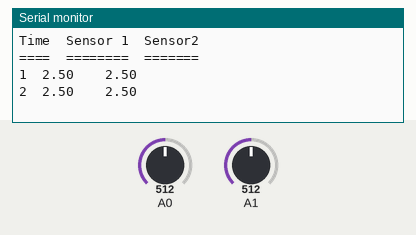
A sketch run on a simulated Arduino Uno, built with avr-gcc and run on an emulated ATmega328P. Shown: the last lines printed to the serial monitor. The test bench sets the inputs (shaded band); at power-on: A0 = 512, A1 = 512.

Above: at 2.8 s.
2.9 s: A0 set to 716
At 3.8 s:
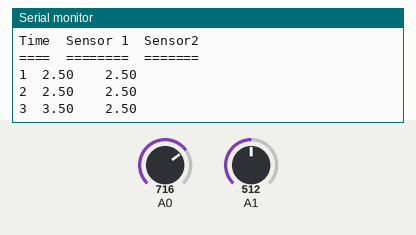
4.4 s: A1 set to 716
At 5.7 s:
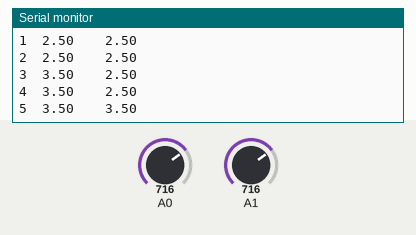
5.9 s: A0 set to 900
At 6.8 s:
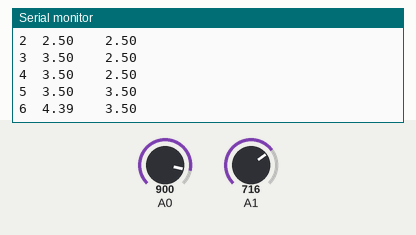
7.4 s: A1 set to 900
At 8.8 s:
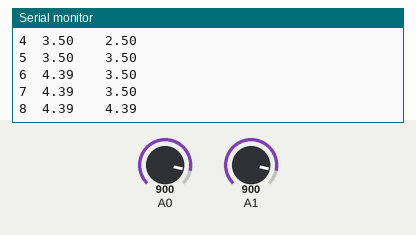
Timing chart, 0 to 9.9 s (numbered marks = the images above; inputs shaded):
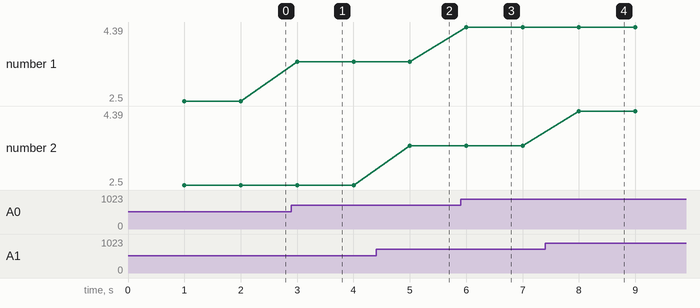

The sketch:

Turbidity_Test.ino
```cpp
/*
 * APSC 101 Example Sketch
 *
 * B. Frank, adapted from R. Smyk for APSC 101, 2024.07.16
 *
 * Simple example code for testing both Turbidity Sensors.
 * Original code from DFRobot: https://wiki.dfrobot.com/Turbidity_sensor_SKU__SEN0189
 *
 * !!! Must have the turbidity sensors connected on pin A0 and A1 as demonstrated in Arduino Instructions. !!!
 * !!! If you have turbidity sensors connected at different pins, you must replace those in code !!!
 *
 */
unsigned long currentMillis=0; // Stores the the current time
unsigned long previousMillis = 0; // Stores the last time the serial monitor was updated
const unsigned long interval = 1000;
int seconds = 0; // Counter for seconds

void setup() {
  Serial.begin(9600);  // Opens serial port and sets rate to 9600 bits per sec. This has to match number on serial monitor!!
 const unsigned long interval = 1000;
  unsigned long previousMillis = 0; // Stores the last time the serial monitor was updated
  int seconds = 0; // Counter for seconds
  Serial.print("Time\tSensor 1\tSensor2\n");
  Serial.print("====\t========\t=======\n");
}
void loop() {
   // Get the current time in milliseconds
  currentMillis = millis();

  // Check if the interval has passed
  if (currentMillis - previousMillis >= interval) {
    // Save the last time you updated the serial monitor
    previousMillis = currentMillis;

    // Increment the seconds counter
    seconds++;

  int sensor1 = analogRead(A0);// read the input on analog pin 0
  float voltage1 = sensor1 * (5.0 / 1024.0); // Convert the analog reading (which goes from 0 - 1023) to a voltage (0 - 5V)
  int sensor2 = analogRead(A1);
  float voltage2 = sensor2 * (5.0 / 1024.0);
  Serial.print(seconds);
  Serial.print("\t");
  Serial.print(voltage1);
  Serial.print("\t\t");
  Serial.println(voltage2); // println means next loop will print on new line
  }
}
```

Measured:
- after the input at 2.9 s, the serial monitor: prints a new line after 0.10 s (image 1)
- after the input at 4.4 s, the serial monitor: prints a new line after 0.60 s (image 2)
- after the input at 5.9 s, the serial monitor: prints a new line after 0.10 s (image 3)
- after the input at 7.4 s, the serial monitor: prints a new line after 0.60 s (image 4)
- plotted number 1: 2.5 → 3.5 after the input at 2.9 s, 3.5 → 4.39 after the input at 5.9 s
